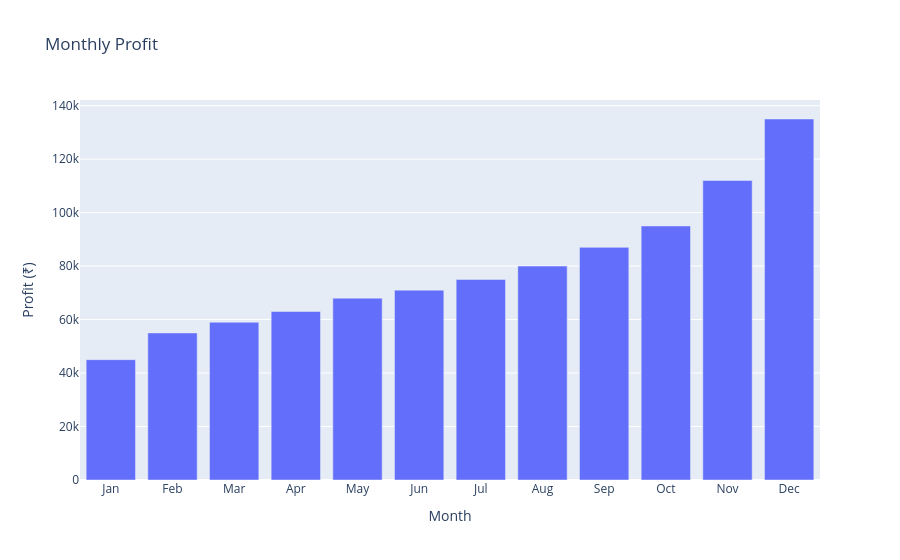

The cell this chart's notebook holds for it:
### Code cell
# MONTHLY PROFIT
fig = px.bar(x=months, y=profit, title="Monthly Profit", labels={"x": "Month", "y": "Profit (₹)"})
fig.show()

### Figure 1 — Plotly figure (JSON) as saved in the notebook; plotly's stock layout.template omitted (floating-point values rounded to 4 significant figures)
{"data": [{"hovertemplate": "Month=%{x}<br>Profit (₹)=%{y}<extra></extra>", "legendgroup": "", "marker": {"color": "#636efa", "pattern": {"shape": ""}}, "name": "", "orientation": "v", "showlegend": false, "textposition": "auto", "type": "bar", "x": ["Jan", "Feb", "Mar", "Apr", "May", "Jun", "Jul", "Aug", "Sep", "Oct", "Nov", "Dec"], "xaxis": "x", "y": [45000, 55000, 59000, 63000, 68000, 71000, 75000, 80000, 87000, 95000, 112000, 135000], "yaxis": "y"}], "layout": {"barmode": "relative", "legend": {"tracegroupgap": 0}, "title": {"text": "Monthly Profit"}, "xaxis": {"anchor": "y", "domain": [0, 1], "title": {"text": "Month"}}, "yaxis": {"anchor": "x", "domain": [0, 1], "title": {"text": "Profit (₹)"}}}}
